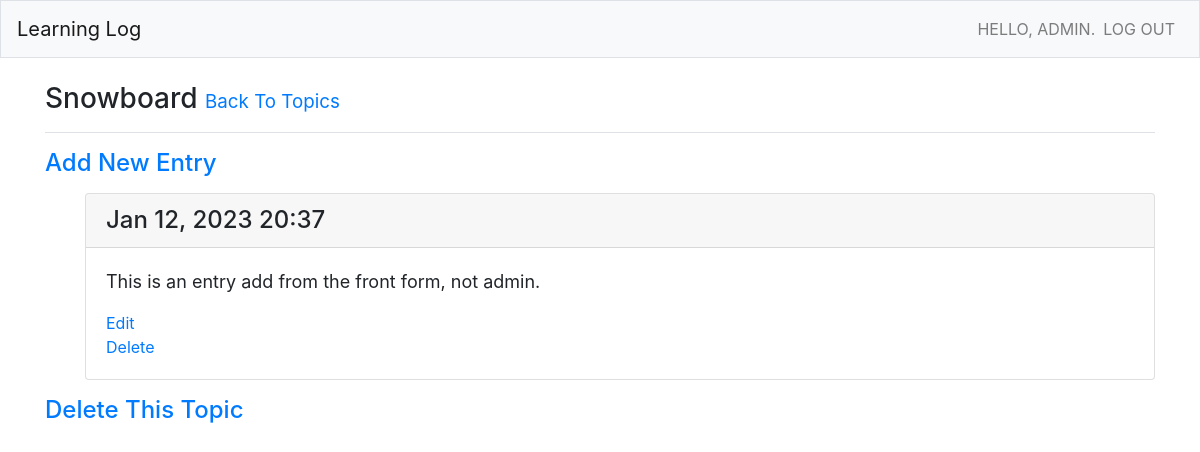
Screenshot of /topics/6/ (signed in) with the database file from the repository.
### learning_logs/models.py (models this page shows, shortened)
class Topic(models.Model):
    text = models.CharField(max_length=200)
    date_added = models.DateTimeField(auto_now_add=True)
    owner = models.ForeignKey(User, on_delete=models.CASCADE)
    def __str__(self):
        return self.text

class Entry(models.Model):
    topic = models.ForeignKey(Topic,on_delete=models.CASCADE)
    text = models.TextField()
    date_added = models.DateTimeField(auto_now_add=True)
    class Meta:
        verbose_name_plural = 'entries'

### learning_logs/views.py (the view)
# urls.py: path('topics/<int:topic_id>/', views.topic, name= 'topic'),
@login_required
def topic(request, topic_id):
    topic = Topic.objects.get(id=topic_id)
    check_topic_owner(topic, request)
    entries = topic.entry_set.order_by('-date_added')
    context = {'topic': topic, 'entries': entries}
    return render(request, 'learning_logs/topic.html', context)

### learning_logs/views.py (called while the page is built)
def check_topic_owner(topic, request):
    if topic.owner != request.user:
        raise Http404

### learning_logs/templates/learning_logs/topic.html
{% extends "learning_logs/base.html" %}
{% block page_header %}
<h3>
    {{ topic }}
    <small><small><small><a href="{% url 'learning_logs:topics' %}">Back To Topics</a></small></small></small>
</h3>
{% endblock page_header %}
{% block content %}
<p>
    <h4><a href="{% url 'learning_logs:new_entry' topic.id %}">Add New Entry</a></h4>
</p>
<ul>
{% for entry in entries %}
<div class="card mb-3">
    <h4 class="card-header">
        {{ entry.date_added|date:'M d, Y H:i' }}
    </h4>
    <div class="card-body">
        <font size="+1">{{ entry.text|linebreaks }}</font>
        <ul class="navbar-nav">
            <li><a href="{% url 'learning_logs:edit_entry' entry.id %}">Edit</a></li>
            <li><a href="{% url 'learning_logs:delete_entry' entry.id %}">Delete</a></li>
        </ul>
    </div>
</div>
{% empty %}
<p><h4>There are no entries for this topic yet.</h4></p>
{% endfor %}
</ul>
<h4><a href="{% url 'learning_logs:delete_topic' topic.id %}">Delete This Topic</a></h4>
{% endblock content %}

### learning_logs/templates/learning_logs/base.html (shortened to what this page needs)
{% load bootstrap4 %}
<!doctype html>
<html lang="en">
    <head>
        {% bootstrap_css %}
    </head>
    <body>
        <nav class="navbar navbar-expand-md navbar-light bg-light mb-4 border">
            <a class="navbar-brand" href="{% url 'learning_logs:index'%}">Learning Log</a>
            <div class="collapse navbar-collapse" id="navbarCollapse">
                <ul class="navbar-nav ml-auto">
                    {% if user.is_authenticated %}
                        <li class="nav-item">
                            <span class="navbar-text" style="text-transform:uppercase">HELLO, {{ user.username }}.</span>
                        </li>
                        <li class="nav-item">
                            <a class="nav-link" href="{% url 'users:logout' %}">LOG OUT</a>
                        </li>
                    {% endif %}
                </ul>
            </div>
        </nav>
        <main role="main" class="container">
            <div class="pb-2 mb-2 border-bottom">
                {% block page_header %}{% endblock page_header %}
            </div>
            {% block content %}{% endblock content %}
        </main>
    </body>
</html>

### rows the page displays
Topic: text "Snowboard"
Entry: date_added "Jan 12, 2023 20:37", text "This is an entry add from the front form, not admin."

### other values shown
{{ user.username }} "ADMIN"
